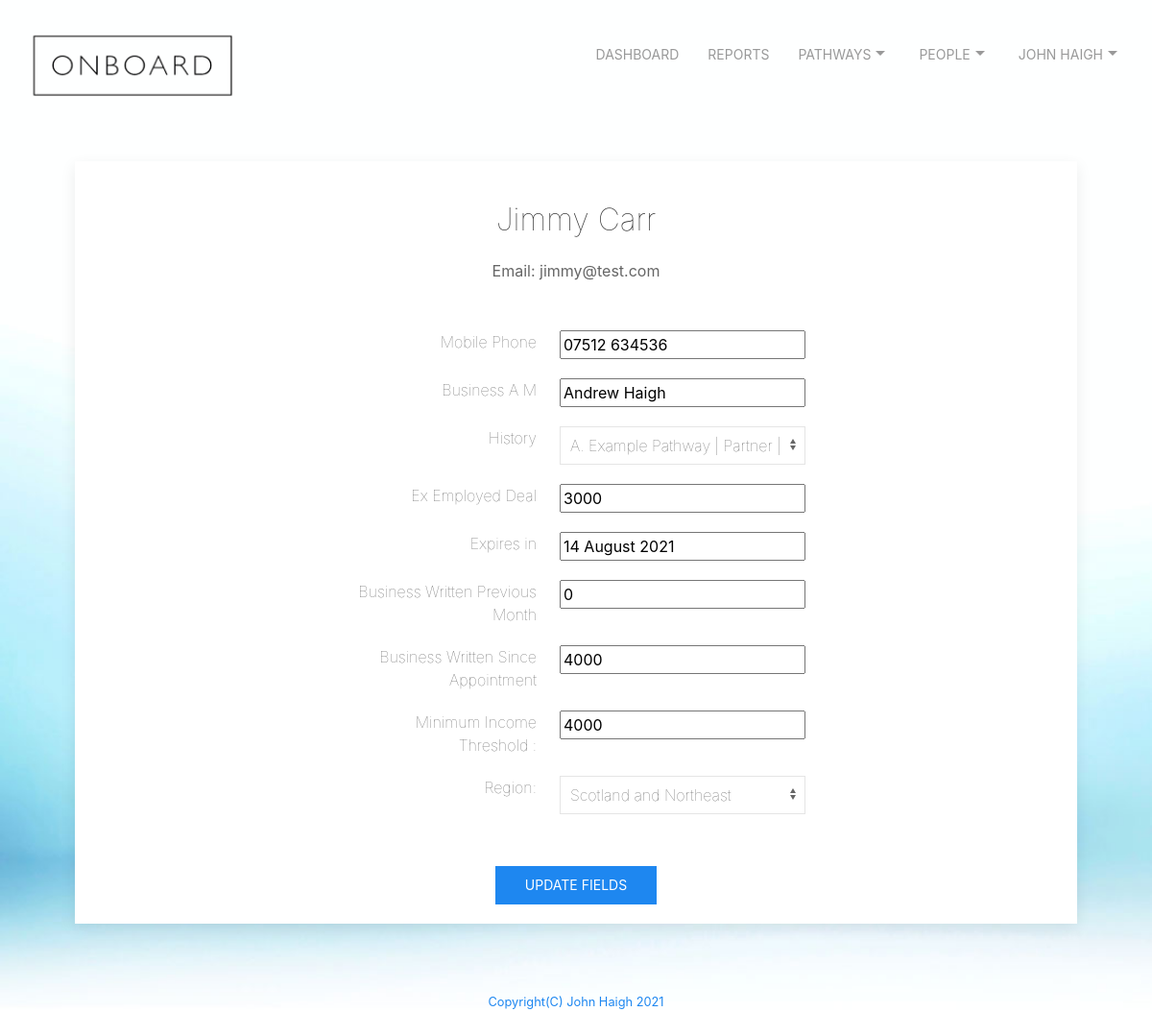
The page /updatefields?name=jimmy@test.com (signed in) on the database its author committed.
### tables this page shows
CREATE TABLE "people" (
	"id"	integer NOT NULL,
	"firstname"	text NOT NULL,
	"lastname"	text NOT NULL,
	"mobile"	text NOT NULL,
	"email"	text NOT NULL,
	"pdm"	text NOT NULL,
	"bam"	text,
	"pathwayEnrolled"	text,
	"pathwayEnrolledDate"	text,
	"pathwayEnrolledPosition"	text,
	"pathwayEnrolledProgress"	integer,
	"pathwayEnrolledPositionDate"	text,
	"history"	text,
	"exEmployedDeal"	text,
	"exEmployedDealExpiry"	text,
	"businessWrittenPreviousMonth"	integer,
	"businessWrittenYearToDate"	integer,
	"daysinpathway"	integer,
	"estcompletion"	text,
	"score"	int,
	"minincome"	int,
	"practice"	text,
	"dateappointed"	text,
	"dayssinceappointment"	int,
	"appointed"	int,
	"region"	int,
	"completed"	INTEGER,
	PRIMARY KEY("id")
);

### app.py (the view, shortened to what this page needs)
@app.route("/updatefields", methods=["GET", "POST"])
@login_required
def updatefields():
    if request.method == "GET":
        db = SQL("sqlite:///onboard.db")
        info = db.execute("SELECT * FROM users WHERE id = ?", session["user_id"])
        username = info[0]['email']
        firstname = info[0]['firstname']
        lastname = info[0]['lastname']
        personemail = request.args.get('name')
        fullname = firstname + ' ' + lastname
        rows = db.execute("SELECT DISTINCT * FROM people WHERE email = ?", personemail)
        lanes = db.execute("SELECT pathwayName FROM pathways WHERE email = ? ORDER by pathwayName", username)
        return render_template("updatefields.html", FullName = fullname, rows = rows, lanes = lanes)

### app.py (called while the page is built)
@app.after_request
def after_request(response):
    response.headers["Cache-Control"] = "no-cache, no-store, must-revalidate"
    response.headers["Expires"] = 0
    response.headers["Pragma"] = "no-cache"
    return response

def login_required(f):
    @wraps(f)
    def decorated_function(*args, **kwargs):
        if session.get("user_id") is None:
            return redirect("/login")
        return f(*args, **kwargs)
    return decorated_function

### templates/updatefields.html (shortened to what this page needs)
{% extends "layout.html" %}
{% block main %}
<div class="uk-card uk-card-default uk-card-small">
  <div class="uk-text-center uk-card-body">
    <div class="uk-text-center uk-card-body">
      <h2 class="uk-text uk-text-lighter">{{ rows[0]["firstname"] }} {{ rows[0]['lastname'] }}</h2>
      <p>Email: {{ rows[0]['email'] }}</p>
    </div>
    <div class="center">
      <table class="uk-table uk-table-small uk-text uk-text-lighter">
        <form method="POST">
          <thead>
            <th class="uk-table uk-table-small"></th>
            <th class="uk-table uk-table-small"></th>
          </thead>
          <tr>
            <td style="text-align: right;">Mobile Phone</td>
            <td><input type="text" name="mobile" value="{{ rows[0]['mobile'] }}"></td>
          </tr>
            <td style="text-align: right;">Business A M</td>
            <td><input type="text" name="bam" value="{{ rows[0]['bam'] }}"></td>
          <tr>
            <td style="text-align: right;">History</td>
            <td>
              <select class="uk-select" name="history">
                {% for lanes in lanes %}
                <option>{{ lanes['pathwayName'] }}</option>
                {% endfor %}
              </select>
            </td>
          </tr>
          <tr>
            <td style="text-align: right;">Ex Employed Deal</td>
            <td><input type="text" name="exemployeddeal" value="{{ rows[0]['exEmployedDeal'] }}"></td>
          </tr>
          <tr>
            <td style="text-align: right;">Expires in</td>
            <td><input type="text" name="exemployeddealexpiry" value="{{ rows[0]['exEmployedDealExpiry'] }}"></td>
          </tr>
          <tr>
            <td style="text-align: right;">Business Written Previous Month</td>
            <td><input type="text" name="businessWrittenPreviousMonth" value="{{ rows[0]['businessWrittenPreviousMonth'] }}"></td>
          </tr>
          <tr>
            <td style="text-align: right;">Business Written Since Appointment</td>
            <td><input type="text" name="businessWrittenYearToDate" value="{{ rows[0]['businessWrittenYearToDate'] }}"></td>
          </tr>
          <tr>
            <td style="text-align: right;">Minimum Income Threshold :</td>
            <td><input type="text" name="minincome" value="{{ rows[0]['minincome'] }}"></td>
          </tr>
          <tr>
            <td style="text-align: right;">Region:</td>
            <td>
              <select class="uk-select" name="region">
                <option>Scotland and Northeast</option>
              </select>
            </td>
          </tr>
          </table>
          <br />
          <button class="uk-button uk-button-primary" type="submit">Update Fields</button>
          <br />
    </div>
  </div>
</div>
{% endblock %}

### static/styles.css (style rules this page uses)
body { border-color: coral; }
.center { width:50%; height:50%; margin:0 auto; }
body { background-image: url("images/onboard_homepage_background_1400x933px.jpg"); background-repeat: repeat; background-size: cover; background-color: #464646; height: 200vh; }

### rows shown on the page
people: firstname "Jimmy", lastname "Carr", email "jimmy@test.com", mobile "07512 634536", bam "Andrew Haigh", exemployeddeal "3000", exemployeddealexpiry "14 August 2021", businessWrittenPreviousMonth "0", businessWrittenYearToDate "4000", minincome "4000"

### other values the page prints
{{ FullName }} "JOHN HAIGH"
form field history "A. Example Pathway | Partner | New Business"
